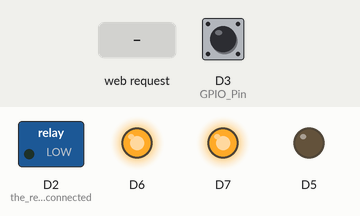
The sketch below on a simulated ESP8266 (NodeMCU). On the bench: switched loads named in the sketch (green lamp = pin HIGH), output pins drawn as LEDs (lit = HIGH). The test bench sets the inputs (shaded band); at power-on: D3 (GPIO_Pin) HIGH. WiFi joins after 1.5 s; servers stay silent unless stated.

Above: at 5.7 s.
5.8 s: HTTP request GET /n received
At 7.0 s:
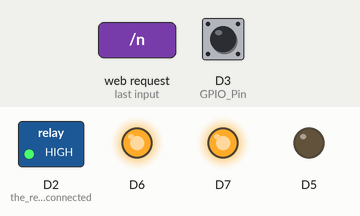
7.3 s: HTTP request GET /f received
At 8.4 s:
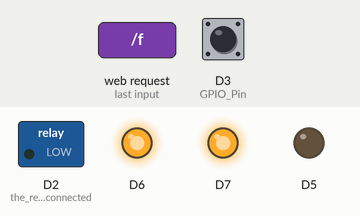
Timing chart, 0 to 10.3 s (numbered marks = the images above; inputs shaded):
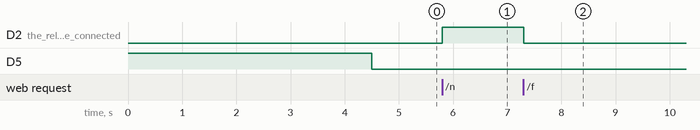

The sketch:

tHE_MAIN_CODE.ino
```cpp
#include <ESP8266WiFi.h>
#include<WiFiClient.h>
#include<ESP8266WebServer.h>
//ESP8266WebServer server(80);
WiFiServer server(80);
uint8_t GPIO_Pin = D3;
String  i;
const char* ssid="Google pixel2";
const char* password="123456789";
//?////////////////////////////////////////////
void handleRoot()
{
  //use only in hotspot mode
}

////////////////////
void ISR()
{
  //WRITE THE CODE FOR ACTIVATING HOTSPOT MODE AND GETTING CREDENTIALS
}

///////////////////////////////


void setup()
{
  i = "";
  pinMode(D2,OUTPUT);//the relay to be connected
  pinMode(D5,OUTPUT);
  pinMode(D6,OUTPUT);
  pinMode(D7,OUTPUT);
 digitalWrite(D5,HIGH);
 digitalWrite(D6,HIGH);
 digitalWrite(D7,HIGH);
 attachInterrupt(digitalPinToInterrupt(GPIO_Pin), ISR, FALLING);


  WiFi.disconnect();
  delay(3000);
   WiFi.begin(ssid,password);//connecting to  a wifi network
  while ((!(WiFi.status() == WL_CONNECTED))){
    delay(300);

  }
  server.begin();
digitalWrite(D5,LOW);
}


void loop()
{

    WiFiClient client = server.available();
    if (!client) { return; }
    while(!client.available()){  delay(1); }
    i = (client.readStringUntil('\r'));
    i.remove(0, 5);
    i.remove(i.length()-9,9);
if(i=="n") digitalWrite(D2,HIGH);
if(i=="f") digitalWrite(D2,LOW);
}
```

Measured:
- after the input at 5.8 s, D2 (the_relay_to_be_connected): LOW → HIGH at once
- after the input at 7.3 s, D2 (the_relay_to_be_connected): HIGH → LOW at once
